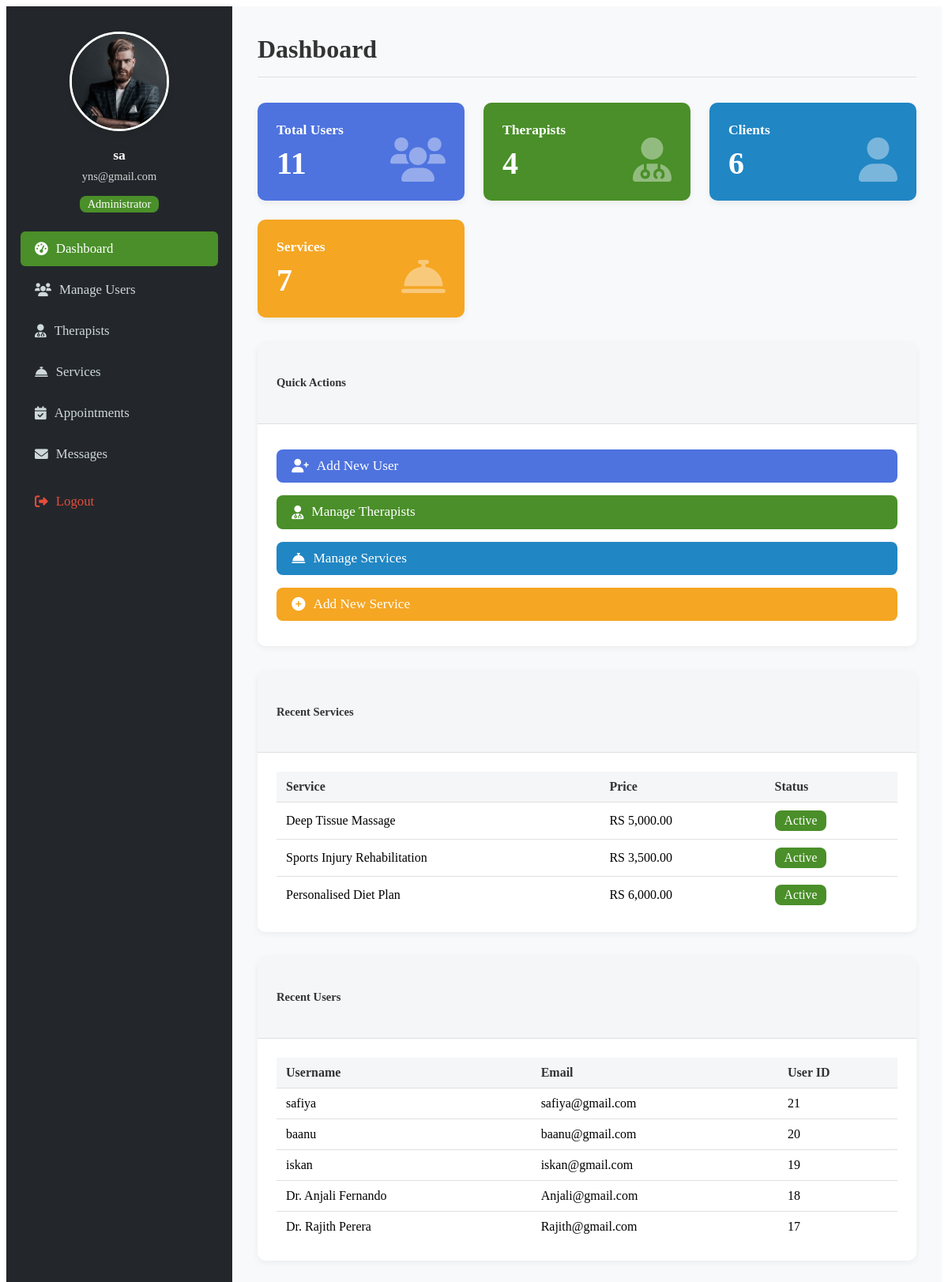
/admin/dashboard.php (signed in), run on the app's committed database.
### tables this page shows
CREATE TABLE `users` (
  `user_id` int(11) NOT NULL,
  `username` varchar(50) NOT NULL,
  `pwd` varchar(225) NOT NULL,
  `phone` int(20) NOT NULL,
  `email` varchar(100) NOT NULL,
  `role` enum('client','therapist','admin') NOT NULL
);

CREATE TABLE `services` (
  `service_id` int(11) NOT NULL,
  `name` varchar(100) NOT NULL,
  `description` text DEFAULT NULL,
  `duration` int(11) NOT NULL COMMENT 'Duration in minutes',
  `price` decimal(10,2) NOT NULL,
  `category` varchar(50) DEFAULT NULL,
  `is_active` tinyint(1) DEFAULT 1,
  `created_at` timestamp NOT NULL DEFAULT current_timestamp(),
  `updated_at` timestamp NOT NULL DEFAULT current_timestamp() ON UPDATE current_timestamp(),
  `image_path` varchar(255) DEFAULT ''
);

### admin/dashboard.php (the view, shortened to what this page needs)
<?php
include('../dbconnect.php');
$admin_id = $_SESSION['user_id'];
$sql = "SELECT * FROM users WHERE user_id = ?";
$stmt = $conn->prepare($sql);
$stmt->bind_param("i", $admin_id);
$stmt->execute();
$result = $stmt->get_result();
$admin = $result->fetch_assoc();
$stats = [];
$queries = [
    'total_users' => "SELECT COUNT(*) as count FROM users",
    'total_therapists' => "SELECT COUNT(*) as count FROM users WHERE role = 'therapist'",
    'total_clients' => "SELECT COUNT(*) as count FROM users WHERE role = 'client'",
    'total_services' => "SELECT COUNT(*) as count FROM services"
];
foreach ($queries as $key => $query) {
    $result = $conn->query($query);
    $stats[$key] = $result->fetch_assoc()['count'];
}
$recent_users = [];
$sql = "SELECT username, email, user_id FROM users ORDER BY user_id DESC LIMIT 5";
$result = $conn->query($sql);
while ($row = $result->fetch_assoc()) {
    $recent_users[] = $row;
}
$recent_services = [];
$sql = "SELECT name, price, is_active FROM services ORDER BY service_id DESC LIMIT 3";
$result = $conn->query($sql);
while ($row = $result->fetch_assoc()) {
    $recent_services[] = $row;
}
$unread_count = 0;
$sql = "SELECT COUNT(*) as count FROM contact_messages WHERE is_read = FALSE";
$result = $conn->query($sql);
if ($result) {
    $unread_count = $result->fetch_assoc()['count'];
}
?>
<!DOCTYPE html>
<html lang="en">
<head>
    <link rel="stylesheet" href="admin_dashboard_custom.css">
    <link rel="stylesheet" href="https://cdnjs.cloudflare.com/ajax/libs/font-awesome/6.0.0/css/all.min.css">
</head>
<body>
    <div class="admin-flex">
        <div class="admin-sidebar">
            <div class="text-center mb-4">
                <div class="mb-3">
                    <img src="../image/c2.jpg" alt="Admin Profile" class="admin-profile-pic">
                </div>
                <h5><?php echo htmlspecialchars($admin['username']); ?></h5>
                <small><?php echo htmlspecialchars($admin['email']); ?></small>
                <div class="mt-2 admin-badge">Administrator</div>
            </div>
            <ul class="admin-nav">
                <li><a class="admin-nav-link active" href="dashboard.php"><i class="fas fa-tachometer-alt"></i>Dashboard</a></li>
                <li><a class="admin-nav-link" href="users.php"><i class="fas fa-users"></i>Manage Users</a></li>
                <li><a class="admin-nav-link" href="therapists.php"><i class="fas fa-user-md"></i>Therapists</a></li>
                <li><a class="admin-nav-link" href="services.php"><i class="fas fa-concierge-bell"></i>Services</a></li>
                <li><a class="admin-nav-link" href="appointments.php"><i class="fas fa-calendar-check"></i>Appointments</a></li>
                <li><a class="admin-nav-link" href="messages.php"><i class="fas fa-envelope"></i>Messages<?php if ($unread_count > 0): ?><span class="sidebar-badge"><?php echo $unread_count; ?></span><?php endif; ?></a></li>
                <li class="spacing-top"><a class="admin-nav-link text-danger" href="../logout.php"><i class="fas fa-sign-out-alt"></i>Logout</a></li>
            </ul>
        </div>
        <div class="admin-main">
            <div class="admin-header">
                <h1>Dashboard</h1>
            </div>
            <div class="admin-stats-grid">
                <div class="admin-stat-card admin-card-primary">
                        <h5>Total Users</h5>
                        <h2><?php echo $stats['total_users']; ?></h2>
                    <i class="fas fa-users"></i>
                </div>
                <div class="admin-stat-card admin-card-success">
                        <h5>Therapists</h5>
                        <h2><?php echo $stats['total_therapists']; ?></h2>
                    <i class="fas fa-user-md"></i>
                </div>
                <div class="admin-stat-card admin-card-info">
                        <h5>Clients</h5>
                        <h2><?php echo $stats['total_clients']; ?></h2>
                    <i class="fas fa-user"></i>
                </div>
                <div class="admin-stat-card admin-card-warning">
                        <h5>Services</h5>
                        <h2><?php echo $stats['total_services']; ?></h2>
                    <i class="fas fa-concierge-bell"></i>
                </div>
            </div>
            <div class="admin-row">
                <div class="admin-card">
                    <div class="admin-card-header">
                        <h5>Quick Actions</h5>
                    </div>
                    <div class="admin-card-body">
                        <div class="admin-btn-group">
                            <a href="users.php?action=add" class="admin-btn admin-btn-primary">
                                <i class="fas fa-user-plus me-2"></i>Add New User
                            </a>
                            <a href="therapists.php" class="admin-btn admin-btn-success">
                                <i class="fas fa-user-md me-2"></i>Manage Therapists
                            </a>
                            <a href="services.php" class="admin-btn admin-btn-info">
                                <i class="fas fa-concierge-bell me-2"></i>Manage Services
                            </a>
                            <a href="add_service.php" class="admin-btn admin-btn-warning">
                                <i class="fas fa-plus-circle me-2"></i>Add New Service
                            </a>
                        </div>
                    </div>
                </div>
            </div>
            <div class="admin-row">
                <div class="admin-card">
                    <div class="admin-card-header">
                        <h5>Recent Services</h5>
                    </div>
                    <div class="admin-card-body">
                        <div class="table-responsive">
                            <table class="table table-hover">
                                <thead>
                                    <tr>
                                        <th>Service</th>
                                        <th>Price</th>
                                        <th>Status</th>
                                    </tr>
                                </thead>
                                <tbody>
                                    <?php foreach ($recent_services as $service): ?>
                                    <tr>
                                        <td><?php echo htmlspecialchars($service['name']); ?></td>
                                        <td>RS <?php echo number_format($service['price'], 2); ?></td>
                                        <td>
                                            <span class="badge <?php echo $service['is_active'] ? 'bg-success' : 'bg-secondary'; ?>">
                                                <?php echo $service['is_active'] ? 'Active' : 'Inactive'; ?>
                                            </span>
                                        </td>
                                    </tr>
                                    <?php endforeach; ?>
                                </tbody>
                            </table>
                        </div>
                    </div>
                </div>
                <div class="admin-card">
                    <div class="admin-card-header">
                        <h5>Recent Users</h5>
                    </div>
                    <div class="admin-card-body">
                        <div class="table-responsive">
                            <table class="table table-hover">
                                <thead>
                                    <tr>
                                        <th>Username</th>
                                        <th>Email</th>
                                        <th>User ID</th>
                                    </tr>
                                </thead>
                                <tbody>
                                    <?php foreach ($recent_users as $user): ?>
                                    <tr>
                                        <td><?php echo htmlspecialchars($user['username']); ?></td>
                                        <td><?php echo htmlspecialchars($user['email']); ?></td>
                                        <td><?php echo htmlspecialchars($user['user_id']); ?></td>
                                    </tr>
                                    <?php endforeach; ?>
                                </tbody>
                            </table>
                        </div>
                    </div>
                </div>
            </div>
        </div>
    </div>
</body>
</html>

### data on the page
users: username "sa", email "yns@gmail.com"
services: name "Deep Tissue Massage", price "5,000.00", is_active "Active"
services: name "Sports Injury Rehabilitation", price "3,500.00", is_active "Active"
services: name "Personalised Diet Plan", price "6,000.00", is_active "Active"
users: username "safiya", email "safiya@gmail.com", user_id "21"
users: username "baanu", email "baanu@gmail.com", user_id "20"
users: username "iskan", email "iskan@gmail.com", user_id "19"
users: username "Dr. Anjali Fernando", email "Anjali@gmail.com", user_id "18"
users: username "Dr. Rajith Perera", email "Rajith@gmail.com", user_id "17"

### other printed values
$stats['total_users'] "11"
$stats['total_therapists'] "4"
$stats['total_clients'] "6"
$stats['total_services'] "7"
